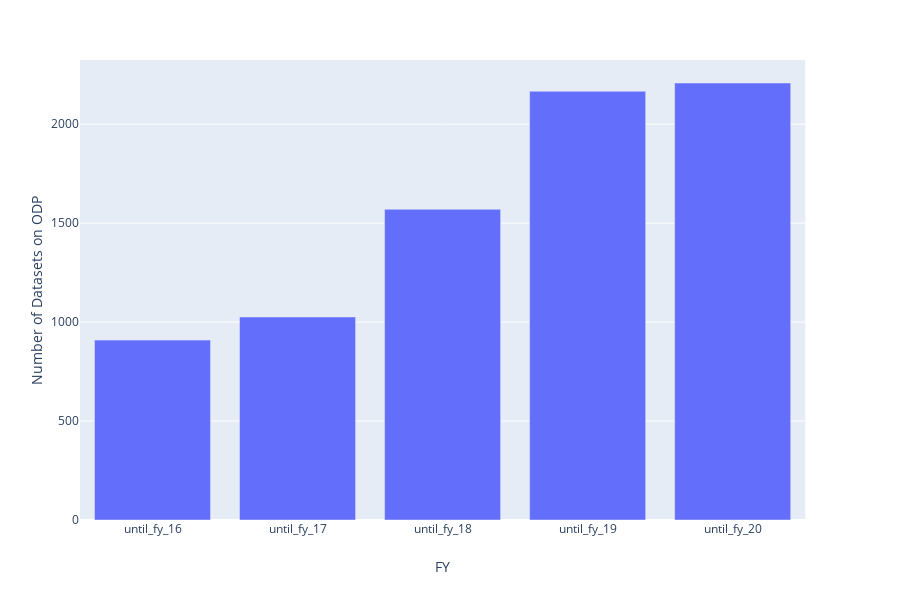

Source (notebook cell):
### Code cell
fig = px.bar(num_datasets, x='FY', y='Number of Datasets on ODP')
# fig.update_layout(yaxis=num_datasets['Number of Datasets on ODP'])

fig.show()

### Figure 1 — Plotly figure (JSON) as saved in the notebook; plotly's stock layout.template omitted (floating-point values rounded to 4 significant figures)
{"data": [{"alignmentgroup": "True", "hoverlabel": {"namelength": 0}, "hovertemplate": "FY=%{x}<br>Number of Datasets on ODP=%{y}", "legendgroup": "", "marker": {"color": "#636efa"}, "name": "", "offsetgroup": "", "orientation": "v", "showlegend": false, "textposition": "auto", "type": "bar", "x": ["until_fy_16", "until_fy_17", "until_fy_18", "until_fy_19", "until_fy_20"], "xaxis": "x", "y": [909, 1026, 1570, 2166, 2208], "yaxis": "y"}], "layout": {"barmode": "relative", "height": 600, "legend": {"tracegroupgap": 0}, "margin": {"t": 60}, "xaxis": {"anchor": "y", "domain": [0, 0.98], "title": {"text": "FY"}}, "yaxis": {"anchor": "x", "domain": [0, 1], "title": {"text": "Number of Datasets on ODP"}}}}
